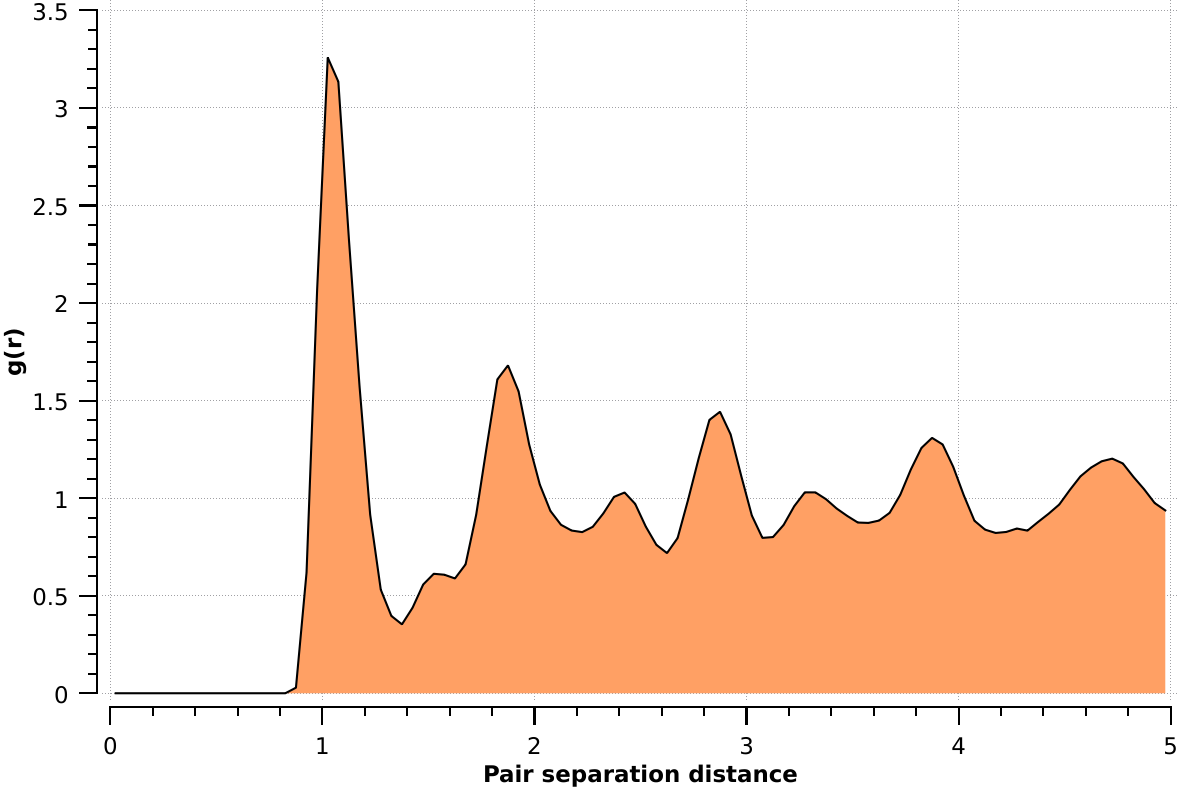
#> input picture task2/first/first.png, 1181 x 787 px, found by its file name
$ python c.py
#> lines starting #> are read from the running program, lines starting #| are printed output that depends on the picture
import pylab as plt
import matplotlib.image as mpimg

plt.figure(figsize=(15, 30))

fn = r'/home/user/md/first/first.png'
fn1 = r'/home/user/md/first/second.png'
fn2 = r'/home/user/md/first/third.png'
ims = []
ims.append(plt.imread(fn))
ims.append(plt.imread(fn1))
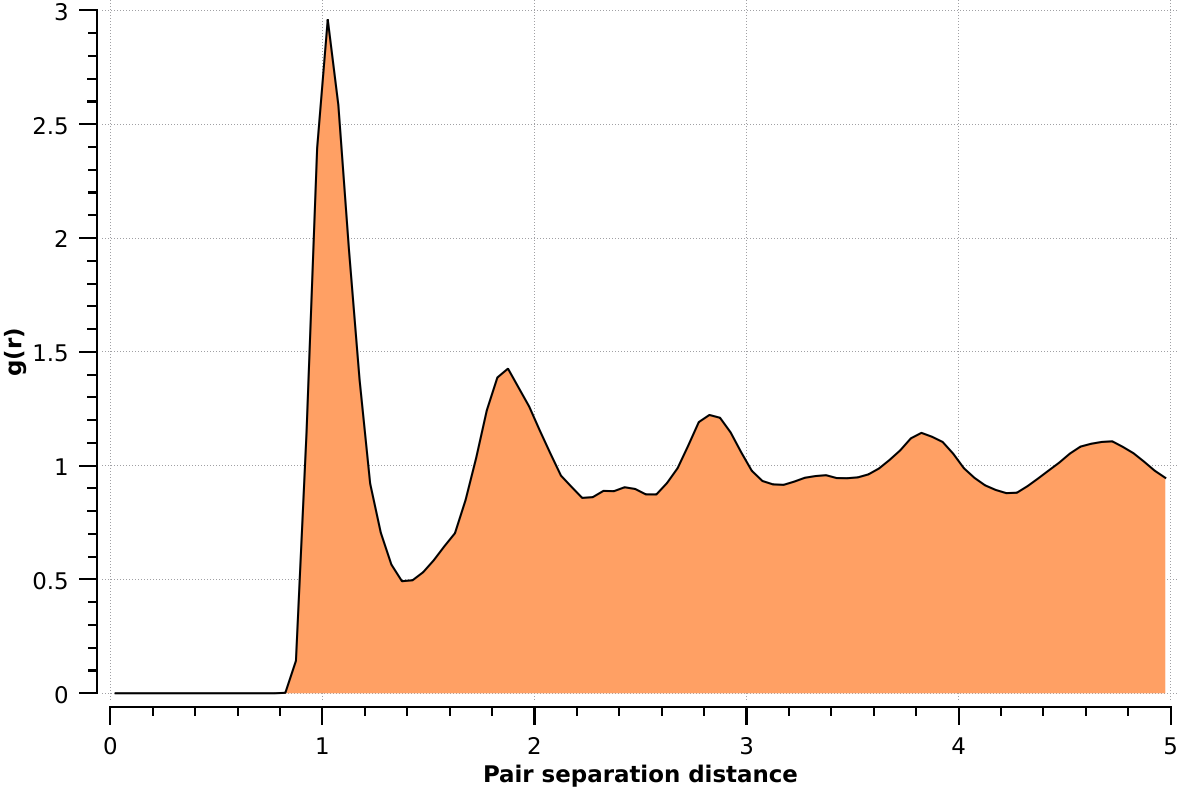
#> input picture task2/first/second.png, 1181 x 787 px, found by its file name
ims.append(plt.imread(fn2))
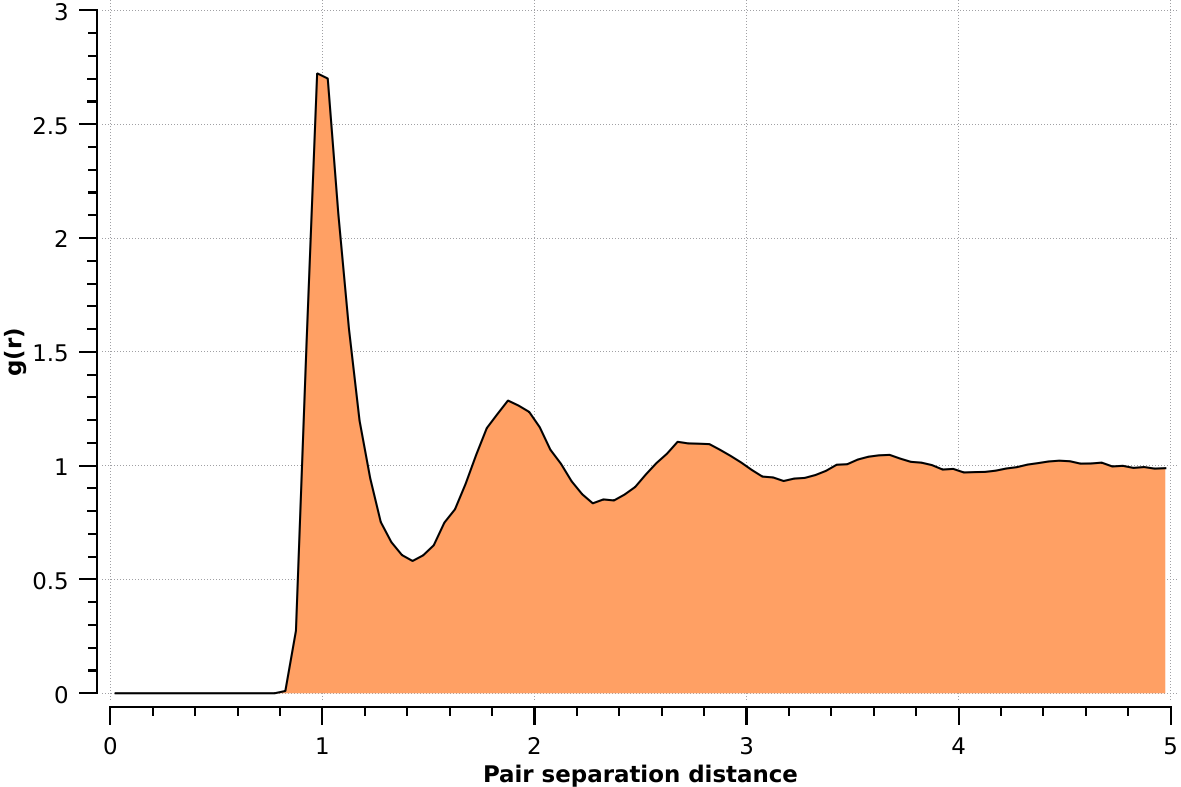
#> input picture task2/first/third.png, 1181 x 787 px, found by its file name

img1 = mpimg.imread('first.png')
#> img1 is the input picture: shape (787, 1181, 4) float32; mean R, G, B, A 0.983, 0.912, 0.865, 1
img2 = mpimg.imread('second.png')
#> img2 is the input picture: shape (787, 1181, 4) float32; mean R, G, B, A 0.984, 0.901, 0.847, 1
img3 = mpimg.imread('third.png')
#> img3 is the input picture: shape (787, 1181, 4) float32; mean R, G, B, A 0.985, 0.902, 0.847, 1

plt.subplot (3, 1, 1)
plt.imshow(img1)
plt.title('Solid')
plt.subplot (3, 1, 2)
plt.imshow(img2)
plt.title('Phase transition')
plt.subplot (3, 1, 3)
plt.imshow(img3)
plt.title('Liquid')

plt.show()
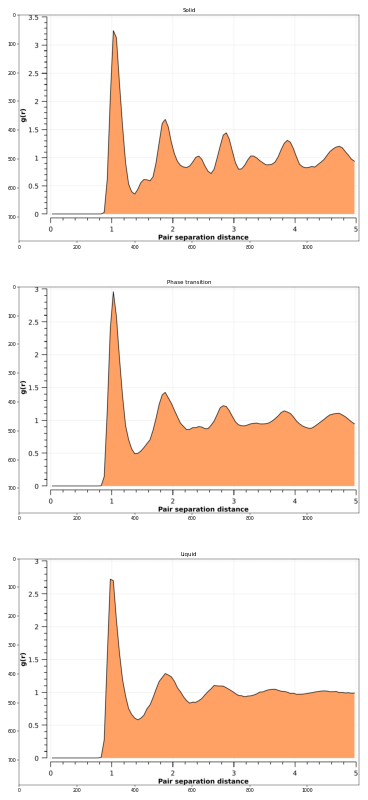
#> figure drawn by matplotlib, 3 panels

#ax = plt.gca()
